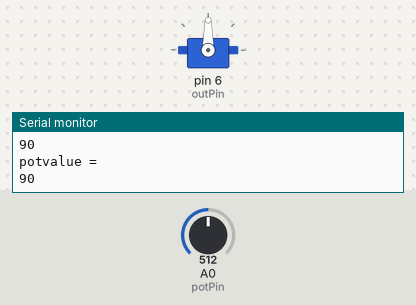
A sketch run on a simulated Arduino Uno, built with avr-gcc and run on an emulated ATmega328P. On the bench: servo, the last lines printed to the serial monitor. Inputs (shaded band) come from the test bench; at power-on: A0 (potPin) = 512.

Above: at 1.2 s.
1.3 s: A0 (potPin) set to 716
At 2.6 s:
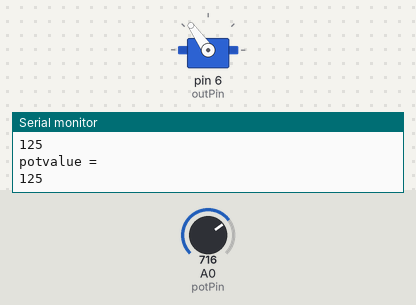
3.0 s: A0 (potPin) set to 900
At 3.8 s:
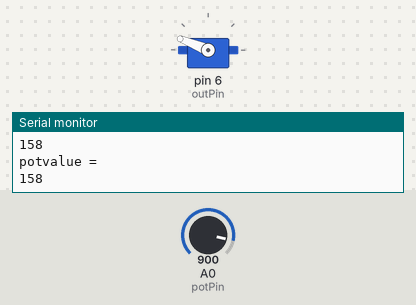
4.5 s: A0 (potPin) set to 1023
At 5.1 s:
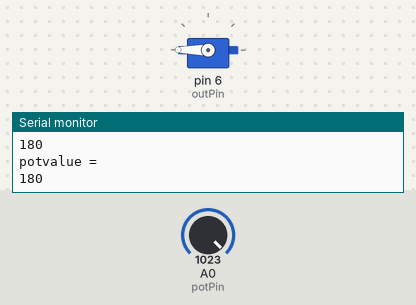
6.0 s: A0 (potPin) set to 306
At 6.3 s:
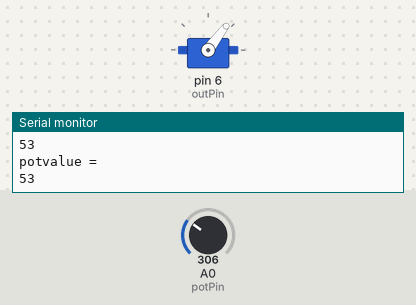
7.5 s: A0 (potPin) set to 122
At 8.7 s:
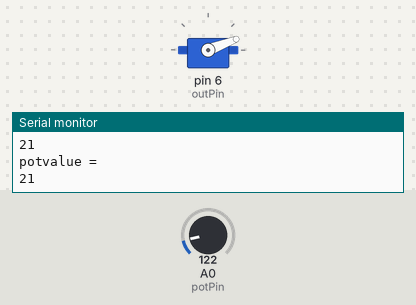
9.0 s: A0 (potPin) set to 0
At 10.0 s:
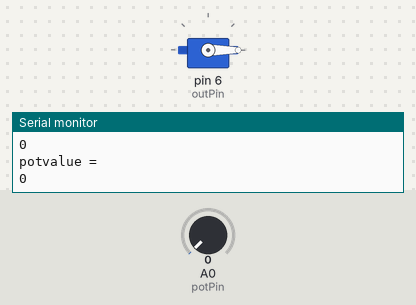
Timing chart, 0 to 11.5 s (numbered marks = the images above; inputs shaded):
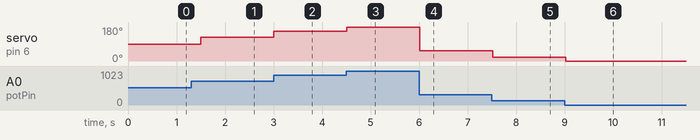

The sketch:

servowithpot.ino
```cpp
#include<Servo.h>
int outPin = 6;
int pos = 0;
int potPin = A0;
int servoDelay = 250;

Servo myPointer;

void setup(){

Serial.begin(9600);
myPointer.attach(outPin);
pinMode(potPin,INPUT);
}


void loop(){

  pos = analogRead(potPin);
  pos = (180./1023.) * pos ;
  Serial.println("potvalue = ");
  Serial.println(pos);

  myPointer.write(pos);
  delay(servoDelay);


  }
```

Measured:
- after the input at 1.3 s, servo on pin 6 (outPin): 90° → 125° after 0.20 s
- after the input at 3.0 s, servo on pin 6 (outPin): 125° → 158° at once
- after the input at 4.5 s, servo on pin 6 (outPin): 158° → 180° at once
- after the input at 6.0 s, servo on pin 6 (outPin): 180° → 53° at once
- after the input at 7.5 s, servo on pin 6 (outPin): 53° → 21° at once
- after the input at 9.0 s, servo on pin 6 (outPin): 21° → 0° at once
